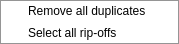
<?xml version="1.0" encoding="UTF-8"?>
<ui version="4.0">
 <class>NoItemsContextMenu</class>
 <widget class="QMenu" name="NoItemsContextMenu">
  <addaction name="DelDupsAction"/>
  <addaction name="SelRipOffsAction"/>
  <action name="DelDupsAction">
   <property name="icon">
    <iconset>
     <normalon>:/playlist/delduplicates.png</normalon>
    </iconset>
   </property>
   <property name="text">
    <string>Remove all duplicates</string>
   </property>
  </action>
  <action name="SelRipOffsAction">
   <property name="icon">
    <iconset>
     <normalon>:/playlist/selripoffs.png</normalon>
    </iconset>
   </property>
   <property name="text">
    <string>Select all rip-offs</string>
   </property>
  </action>
 </widget>
</ui>
